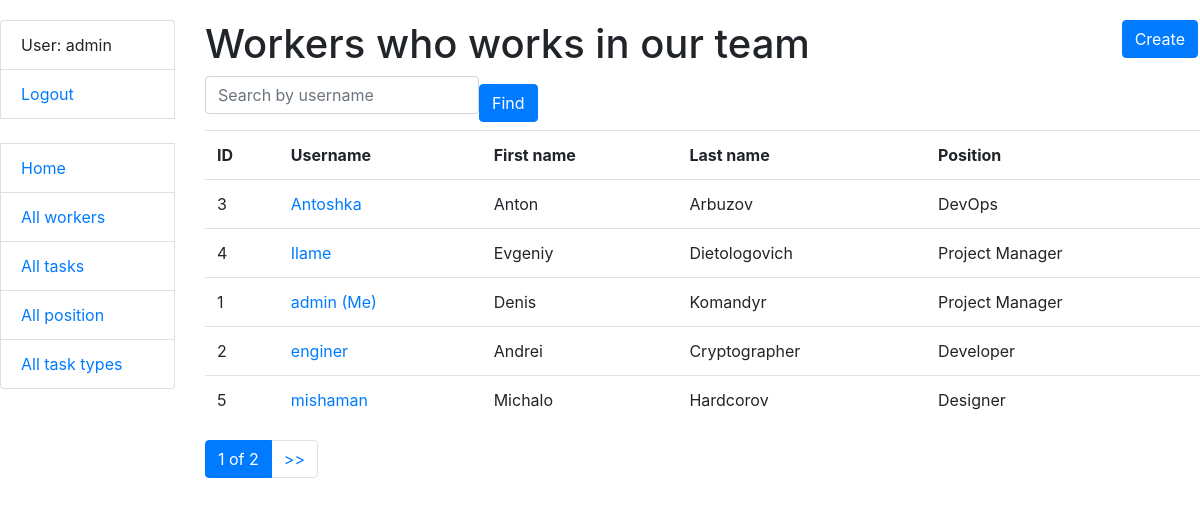
Page /workers/ (signed in) on the earlier database version.
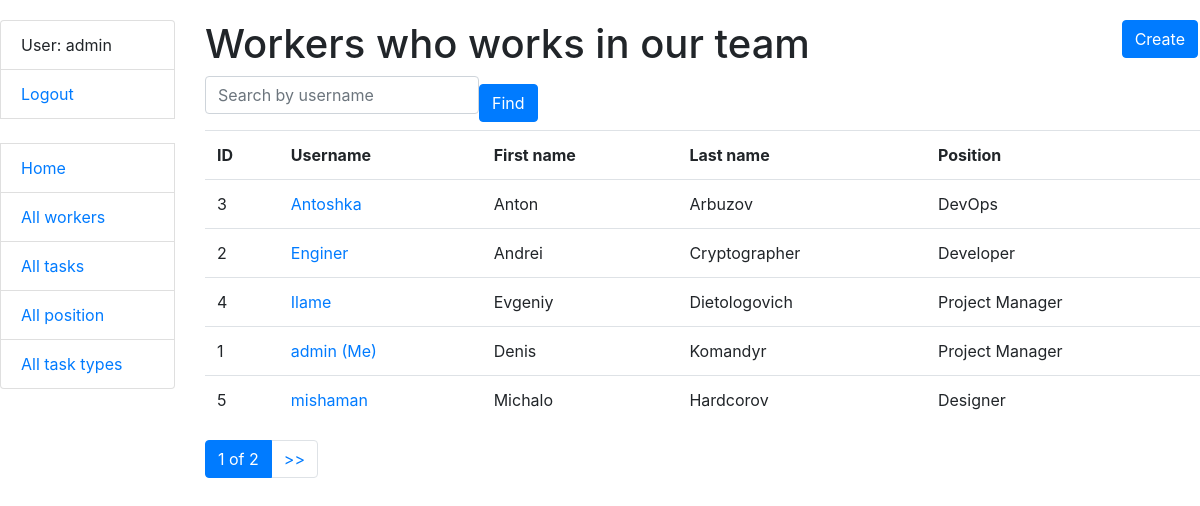
Same page on the later database version.
### tasks/models.py (models this page shows, shortened)
class Worker(AbstractUser):
    position = models.ForeignKey(Position, on_delete=models.CASCADE, default=1)
    class Meta:
        ordering = ["username"]
    def get_absolute_url(self):
        return reverse("tasks:worker-detail", kwargs={"pk": self.pk})

class Position(models.Model):
    name = models.CharField(max_length=255, unique=True)
    class Meta:
        ordering = ["name"]
    def __str__(self) -> str:
        return self.name

### tasks/views.py (the view)
# urls.py: path("workers/", WorkerListView.as_view(), name="worker-list"),
class WorkerListView(LoginRequiredMixin, generic.ListView):
    model = Worker
    paginate_by = 5
    def get_context_data(self, *, object_list=None, **kwargs):
        context = super(WorkerListView, self).get_context_data(**kwargs)
        username = self.request.GET.get("username", "")
        context["search_form"] = WorkerSearchForm(
            initial={
                "username": username
            }
        )
        return context
    def get_queryset(self):
        queryset = Worker.objects.all()
        username = self.request.GET.get("username")
        if username:
            return queryset.filter(username__icontains=username)
        return queryset

### tasks/forms.py
class WorkerSearchForm(forms.Form):
    username = forms.CharField(
        max_length=255,
        required=False,
        label="",
        widget=forms.TextInput(
            attrs={
                "placeholder": "Search by username"
            }
        ),
    )

### tasks/templatetags/query_transform.py (called while the page is built)
@register.simple_tag
def query_transform(request, **kwargs):
    updated = request.GET.copy()
    for key, value in kwargs.items():
        if value is not None:
            updated[key] = value
        else:
            updated.pop(key, 0)
    return updated.urlencode()

### templates/tasks/worker_list.html
{% extends "base.html" %}
{% load crispy_forms_filters %}
{% block content %}
  <h1>
    Workers who works in our team
    <a href="{% url 'tasks:worker-create' %}" class="btn btn-primary link-to-page">
    Create
    </a>
  </h1>
  <form action="" method="get" class="form-inline">
    {{ search_form|crispy }}
    <input class="btn btn-primary" type="submit" value="Find">
  </form>
  {% if worker_list %}
    <table class="table">
      <tr>
        <th>ID</th>
        <th>Username</th>
        <th>First name</th>
        <th>Last name</th>
        <th>Position</th>
      </tr>
    {% for worker in worker_list %}
      <tr>
        <td>{{ worker.id }}</td>
        <td><a href="{{ worker.get_absolute_url }}">{{ worker.username }} {% if user == worker %} (Me){% endif %}</a></td>
        <td>{{ worker.first_name }}</td>
        <td>{{ worker.last_name }}</td>
        <td>{{ worker.position }}</td>
      </tr>
    {% endfor %}
    </table>
  {% else %}
    <p>There is no workers in here.</p>
  {% endif %}
{% endblock %}

### templates/includes/sidebar.html
<ul class="sidebar-nav list-group">
  {% if user.is_authenticated %}
    <li class="list-group-item">User: {{ user.get_username }}</li>
    <li class="list-group-item"><a href="{% url 'logout'%}?next={{request.path}}">Logout</a></li>
  {% else %}
    <li class="list-group-item"><a href="{% url 'login'%}?next={{request.path}}">Login</a></li>
  {% endif %}
  <br>
  <li class="list-group-item"><a href="{% url 'tasks:home' %}">Home</a></li>
  <li class="list-group-item"><a href="{% url 'tasks:worker-list' %}">All workers</a></li>
  <li class="list-group-item"><a href="{% url 'tasks:task-list' %}">All tasks</a></li>
  <li class="list-group-item"><a href="{% url 'tasks:position-list' %}">All position</a></li>
  <li class="list-group-item"><a href="{% url 'tasks:task-type-list' %}">All task types</a></li>
</ul>

Differences in the rows shown:
changed Worker "Andrei": username "enginer" → "Enginer"; moves up the list
